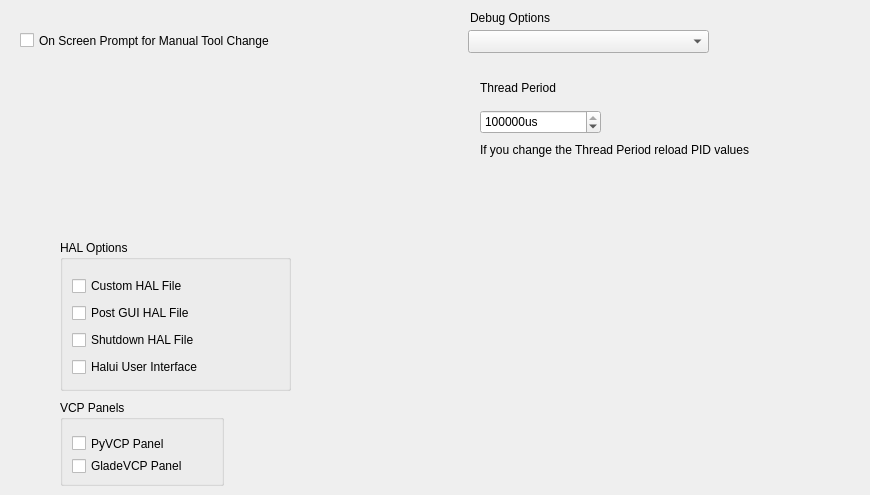
      <widget class="QWidget" name="options">
       <attribute name="title">
        <string>Options</string>
       </attribute>
       <widget class="QCheckBox" name="manualToolChangeCB">
        <property name="geometry">
         <rect>
          <x>20</x>
          <y>30</y>
          <width>351</width>
          <height>21</height>
         </rect>
        </property>
        <property name="text">
         <string>On Screen Prompt for Manual Tool Change</string>
        </property>
       </widget>
       <widget class="QComboBox" name="debugCombo">
        <property name="geometry">
         <rect>
          <x>468</x>
          <y>30</y>
          <width>241</width>
          <height>23</height>
         </rect>
        </property>
       </widget>
       <widget class="QLabel" name="label_107">
        <property name="geometry">
         <rect>
          <x>470</x>
          <y>10</y>
          <width>101</width>
          <height>16</height>
         </rect>
        </property>
        <property name="text">
         <string>Debug Options</string>
        </property>
       </widget>
       <widget class="QSpinBox" name="servoPeriodSB">
        <property name="geometry">
         <rect>
          <x>480</x>
          <y>110</y>
          <width>121</width>
          <height>24</height>
         </rect>
        </property>
        <property name="suffix">
         <string>us</string>
        </property>
        <property name="maximum">
         <number>2500000</number>
        </property>
        <property name="singleStep">
         <number>1000</number>
        </property>
        <property name="value">
         <number>1000000</number>
        </property>
       </widget>
       <widget class="QLabel" name="label_211">
        <property name="geometry">
         <rect>
          <x>480</x>
          <y>80</y>
          <width>161</width>
          <height>16</height>
         </rect>
        </property>
        <property name="text">
         <string>Thread Period</string>
        </property>
       </widget>
       <widget class="QGroupBox" name="groupBox_6">
        <property name="geometry">
         <rect>
          <x>60</x>
          <y>240</y>
          <width>231</width>
          <height>151</height>
         </rect>
        </property>
        <property name="title">
         <string>HAL Options</string>
        </property>
        <layout class="QGridLayout" name="gridLayout_51">
         <property name="topMargin">
          <number>15</number>
         </property>
         <item row="3" column="0">
          <widget class="QCheckBox" name="shutdownCB">
           <property name="text">
            <string>Shutdown HAL File</string>
           </property>
          </widget>
         </item>
         <item row="1" column="0">
          <widget class="QCheckBox" name="customhalCB">
           <property name="text">
            <string>Custom HAL File</string>
           </property>
          </widget>
         </item>
         <item row="2" column="0">
          <widget class="QCheckBox" name="postguiCB">
           <property name="text">
            <string>Post GUI HAL File</string>
           </property>
          </widget>
         </item>
         <item row="4" column="0">
          <widget class="QCheckBox" name="haluiCB">
           <property name="text">
            <string>Halui User Interface</string>
           </property>
          </widget>
         </item>
        </layout>
       </widget>
       <widget class="QGroupBox" name="groupBox_10">
        <property name="geometry">
         <rect>
          <x>60</x>
          <y>400</y>
          <width>164</width>
          <height>86</height>
         </rect>
        </property>
        <property name="title">
         <string>VCP Panels</string>
        </property>
        <layout class="QGridLayout" name="gridLayout_53">
         <property name="topMargin">
          <number>15</number>
         </property>
         <item row="0" column="0">
          <widget class="QCheckBox" name="pyvcpCB">
           <property name="text">
            <string>PyVCP Panel</string>
           </property>
          </widget>
         </item>
         <item row="1" column="0">
          <widget class="QCheckBox" name="gladevcpCB">
           <property name="text">
            <string>GladeVCP Panel</string>
           </property>
          </widget>
         </item>
        </layout>
       </widget>
       <widget class="QLabel" name="label_359">
        <property name="geometry">
         <rect>
          <x>480</x>
          <y>140</y>
          <width>381</width>
          <height>20</height>
         </rect>
        </property>
        <property name="text">
         <string>If you change the Thread Period reload PID values</string>
        </property>
       </widget>
      </widget>
